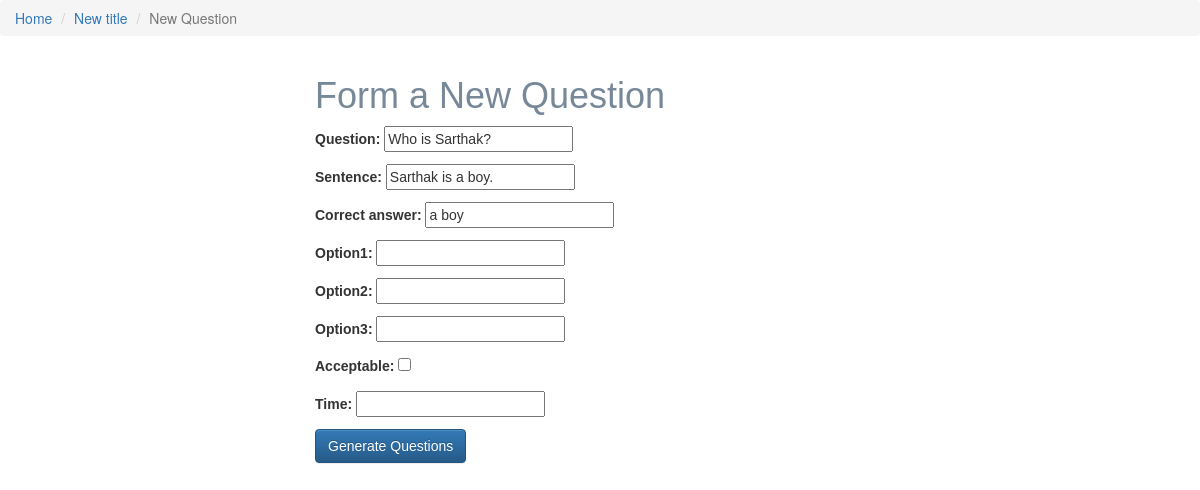
Screenshot of /new-title-16-17/who-is-sarthak/edit/ with the database file from the repository.
### documents/models.py (models this page shows, shortened)
class Document(models.Model):
    title = models.CharField(max_length=120, blank=False)
    timestamp = models.DateField(auto_now=False, auto_now_add=True)
    updated = models.DateField(auto_now=True, auto_now_add=False)
    slug = models.SlugField(unique=True, blank=True)
    doc_text = models.TextField(null=True, blank=False)
    unprocessed_doc = models.FileField(upload_to=upload_location_unprocessed_file, null=True, blank=False)
    processed_doc = models.FileField(null=True, blank=True)
    generated_questions_doc = models.FileField(null=True, blank=True)
    json_doc = models.FileField(null=True, blank=True)
    docs_extensions = (
                        (".srt", "Closed Caption File"),
                        (".txt", "Text File"),
    )
    file_extension = models.CharField(max_length=10, null=False, blank=False, choices=docs_extensions, default=".txt")
    def get_absolute_url(self):
        return reverse("docs:doc_detail", kwargs={ "slug" : self.slug })

class Question(models.Model):
    question = models.CharField(max_length=120, blank=False)
    sentence = models.CharField(null=True, max_length=120, blank=False)
    score = models.FloatField(default=3.5)
    acceptable = models.BooleanField(default=False)
    correct_answer = models.CharField(default="Yes", max_length=30, blank=False)
    option1 = models.CharField(max_length=30)
    option2 = models.CharField(max_length=30)
    option3 = models.CharField(max_length=30)
    timestamp = models.DateField(auto_now=False, auto_now_add=True)
    updated = models.DateField(auto_now=True, auto_now_add=False)
    slug = models.SlugField(unique=True)
    document = models.ForeignKey("Document", on_delete=models.CASCADE, null=True)
    edited = models.BooleanField(default=False)
    medium_choices = (("Automated", "Automated"),("Manually", "Manually"))
    generation_medium = models.CharField(max_length=30, choices=medium_choices, default="Automated")
    time = models.TimeField(null=True, blank=False, auto_now=False, auto_now_add=False)

### documents/views.py (the view)
# urls.py: url(r'^(?P<slug1>[\w-]+)/(?P<slug2>[\w-]+)/edit/$', views.question_edit, name="ques_edit"),
def question_edit(request, slug1=None, slug2=None):
    instance = get_object_or_404(Question, slug=slug2)
    form = QuestionForm(request.POST or None, instance=instance)
    if form.is_valid():
        instance = form.save(commit=False)
        instance.edited = True
        instance.save()
        return HttpResponseRedirect(instance.document.get_absolute_url())
    context = {
        "form": form,
        "instance_doc": instance.document,
    }
    return render(request, "questions/question_form.html", context)

### documents/forms.py
class QuestionForm(forms.ModelForm):
    class Meta:
        model = Question
        fields = [
            "question",
            "sentence",
            "correct_answer",
            "option1",
            "option2",
            "option3",
            "acceptable",
            "time",
        ]

### templates/questions/question_form.html (shortened to what this page needs)
{% extends "base.html" %}
{% block content %}
<ul class="breadcrumb">
    <li><a href="/">Home</a></li>
    <li><a href='{{ instance_doc.get_absolute_url }}'>{{ instance_doc.title }}</a> </li>
    <li class="active">New Question</li>
</ul>
    <div class="col-sm-6 col-sm-offset-3">
        <div style="font-family: Arial">
        <h1 style="color: lightslategray; ">
            Form a New Question
        </h1>
        <form action="" enctype="multipart/form-data" method="POST">{% csrf_token %}
            {{ form.as_p }}
            <button type="submit" class="btn btn-primary">Generate Questions</button>
        </form>
        </div>
    </div>
    <br>
{% endblock content%}

### rows the page displays
Document: title "New title"
Question: question "Who is Sarthak?", sentence "Sarthak is a boy.", correct_answer "a boy"
